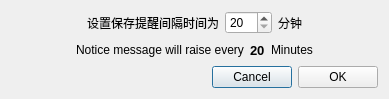
<?xml version="1.0" encoding="UTF-8"?>
<ui version="4.0">
 <class>reset_dlg</class>
 <widget class="QDialog" name="reset_dlg">
  <property name="geometry">
   <rect>
    <x>0</x>
    <y>0</y>
    <width>389</width>
    <height>99</height>
   </rect>
  </property>
  <property name="windowTitle">
   <string>设置保存提醒时间间隔</string>
  </property>
  <layout class="QVBoxLayout" name="verticalLayout">
   <item>
    <layout class="QHBoxLayout" name="horizontalLayout">
     <item>
      <spacer name="horizontalSpacer_2">
       <property name="orientation">
        <enum>Qt::Horizontal</enum>
       </property>
       <property name="sizeHint" stdset="0">
        <size>
         <width>40</width>
         <height>20</height>
        </size>
       </property>
      </spacer>
     </item>
     <item>
      <widget class="QLabel" name="info_label_1">
       <property name="text">
        <string>设置保存提醒间隔时间为</string>
       </property>
      </widget>
     </item>
     <item>
      <widget class="QSpinBox" name="duration_spin">
       <property name="minimum">
        <number>20</number>
       </property>
       <property name="maximum">
        <number>120</number>
       </property>
       <property name="singleStep">
        <number>20</number>
       </property>
       <property name="value">
        <number>20</number>
       </property>
      </widget>
     </item>
     <item>
      <widget class="QLabel" name="info_label_2">
       <property name="text">
        <string>分钟</string>
       </property>
      </widget>
     </item>
     <item>
      <spacer name="horizontalSpacer_3">
       <property name="orientation">
        <enum>Qt::Horizontal</enum>
       </property>
       <property name="sizeHint" stdset="0">
        <size>
         <width>40</width>
         <height>20</height>
        </size>
       </property>
      </spacer>
     </item>
    </layout>
   </item>
   <item>
    <layout class="QHBoxLayout" name="horizontalLayout_3">
     <item>
      <spacer name="horizontalSpacer_4">
       <property name="orientation">
        <enum>Qt::Horizontal</enum>
       </property>
       <property name="sizeHint" stdset="0">
        <size>
         <width>40</width>
         <height>20</height>
        </size>
       </property>
      </spacer>
     </item>
     <item>
      <widget class="QLabel" name="info_label_3">
       <property name="text">
        <string>Notice message will raise every</string>
       </property>
      </widget>
     </item>
     <item>
      <widget class="QLabel" name="duration_label">
       <property name="font">
        <font>
         <pointsize>10</pointsize>
         <weight>75</weight>
         <bold>true</bold>
        </font>
       </property>
       <property name="text">
        <string>20</string>
       </property>
      </widget>
     </item>
     <item>
      <widget class="QLabel" name="label_5">
       <property name="text">
        <string>Minutes</string>
       </property>
      </widget>
     </item>
     <item>
      <spacer name="horizontalSpacer_5">
       <property name="orientation">
        <enum>Qt::Horizontal</enum>
       </property>
       <property name="sizeHint" stdset="0">
        <size>
         <width>40</width>
         <height>20</height>
        </size>
       </property>
      </spacer>
     </item>
    </layout>
   </item>
   <item>
    <layout class="QHBoxLayout" name="horizontalLayout_2">
     <item>
      <spacer name="horizontalSpacer">
       <property name="orientation">
        <enum>Qt::Horizontal</enum>
       </property>
       <property name="sizeHint" stdset="0">
        <size>
         <width>40</width>
         <height>20</height>
        </size>
       </property>
      </spacer>
     </item>
     <item>
      <widget class="QPushButton" name="cancel_btn">
       <property name="text">
        <string>Cancel</string>
       </property>
      </widget>
     </item>
     <item>
      <widget class="QPushButton" name="ok_btn">
       <property name="text">
        <string>OK</string>
       </property>
      </widget>
     </item>
    </layout>
   </item>
  </layout>
 </widget>
 <resources/>
 <connections>
  <connection>
   <sender>duration_spin</sender>
   <signal>valueChanged(QString)</signal>
   <receiver>duration_label</receiver>
   <slot>setText(QString)</slot>
   <hints>
    <hint type="sourcelabel">
     <x>235</x>
     <y>16</y>
    </hint>
    <hint type="destinationlabel">
     <x>274</x>
     <y>44</y>
    </hint>
   </hints>
  </connection>
  <connection>
   <sender>cancel_btn</sender>
   <signal>clicked()</signal>
   <receiver>reset_dlg</receiver>
   <slot>close()</slot>
   <hints>
    <hint type="sourcelabel">
     <x>260</x>
     <y>77</y>
    </hint>
    <hint type="destinationlabel">
     <x>194</x>
     <y>49</y>
    </hint>
   </hints>
  </connection>
  <connection>
   <sender>ok_btn</sender>
   <signal>clicked()</signal>
   <receiver>reset_dlg</receiver>
   <slot>close()</slot>
   <hints>
    <hint type="sourcelabel">
     <x>341</x>
     <y>77</y>
    </hint>
    <hint type="destinationlabel">
     <x>194</x>
     <y>49</y>
    </hint>
   </hints>
  </connection>
 </connections>
</ui>
